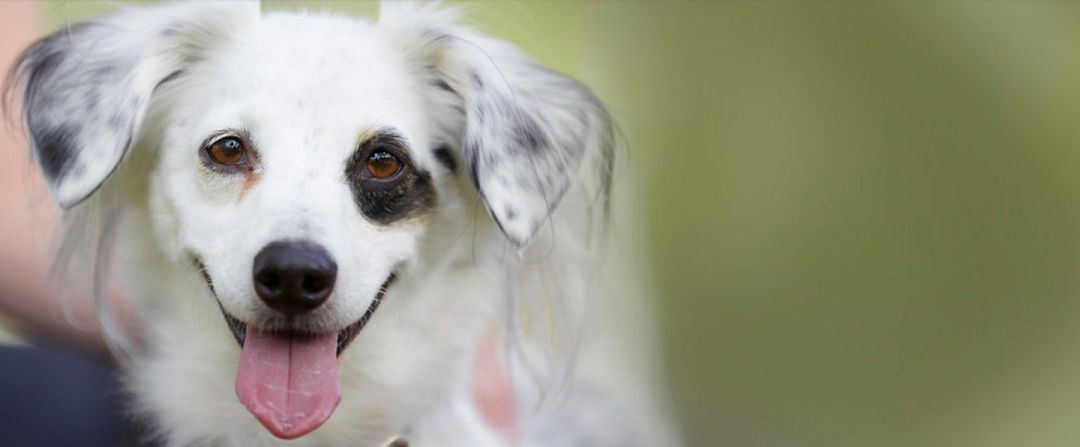
#> input picture full.jpg, 1080 x 447 px
$ jupyter execute 'Template matching updated.ipynb'   (shell and % lines are left out)
#> lines starting #> are read from the running program, lines starting #| are printed output that depends on the picture
[cell 1]
import cv2

[cell 2]
import numpy as np

[cell 3]
import matplotlib.pyplot as plt

[cell 4]
from PIL import *

[cell 5]
imageFilename1 = input("Enter the name of the primary image:")
#> the answer given: full.jpg

[cell 6]
imageFilename2 = input("Enter the name of the secondary image: ")
#> the answer given: half.JPG

[cell 7]
file1=Image.open(imageFilename1)
#> file1 is the input picture: PIL image 1080x447 RGB; mean R, G, B 150.2, 150.1, 129.7

[cell 8]
file2=Image.open(imageFilename2)
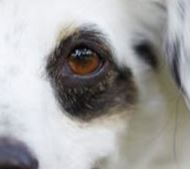
#> input picture half.JPG, 190 x 169 px
#> file2 is the input picture: PIL image 190x169 RGB; mean R, G, B 163.8, 162.7, 162

[cell 9]
pic1=np.array(file1)

[cell 10]
pic2=np.array(file2)

[cell 11]
plt.imshow(pic2)

[cell 12]
one=cv2.cvtColor(pic1,cv2.COLOR_BGR2RGB)

[cell 13]
two=cv2.cvtColor(pic2,cv2.COLOR_BGR2RGB)

[cell 14]
plt.imshow(one)

[cell 15]
plt.imshow(two)

[cell 16]
#Using all the six methods for the comparission of the list
#using eval function
methods=['cv2.TM_CCOEFF','cv2.TM_CCOEFF_NORMED','cv2.TM_CCORR','cv2.TM_CCORR_NORMED','cv2.TM_SQDIFF','cv2.TM_SQDIFF_NORMED']

[cell 17]
for m in methods:
    full_copy=one.copy()
    methods=eval(m)
    #template matching
    res=cv2.matchTemplate(full_copy,two,methods)
    #min and max of the location
    min_val,max_val,min_loc,max_loc=cv2.minMaxLoc(res)
    if methods in [cv2.TM_SQDIFF,cv2.TM_SQDIFF_NORMED]:
        top_left=min_loc
    else:
        top_left=max_loc
    #Shape of the rectangle
    height,width,channels=two.shape
    bottom_right=(top_left[0]+width,top_left[1]+height)
    cv2.rectangle(full_copy,top_left,bottom_right,(255,0,0),10)

    #plot and show the images

    plt.subplot(121)
    plt.imshow(res)
    plt.title("Heatmap of the template matching")

    plt.subplot(121)
    plt.imshow(full_copy)
    plt.title("Detection of the template")

    #title with the method used
    plt.suptitle(m)
    plt.show()

    print('\n')
    print('\n')
#> this loop made 6 passes
#> (min_val, max_val, min_loc, top_left, bottom_right) on passes 1 to 4: (-158707424, 450897888, (273, 256), (299, 104), (489, 273)), (-0.479, 0.998, (436, 126), (299, 104), (489, 273)), (1.53e+09, 3.4e+09, (880, 163), (234, 0), (424, 169)), (0.767, 1, (260, 179), (299, 104), (489, 273))
#> (min_val, max_val, max_loc, top_left, bottom_right) on passes 5 to 6: (1557369, 1.32e+09, (260, 178), (299, 104), (489, 273)), (0.000518, 0.535, (884, 157), (299, 104), (489, 273))
#> pass 1, `res=cv2.matchTemplate(full_copy,two,methods)`:
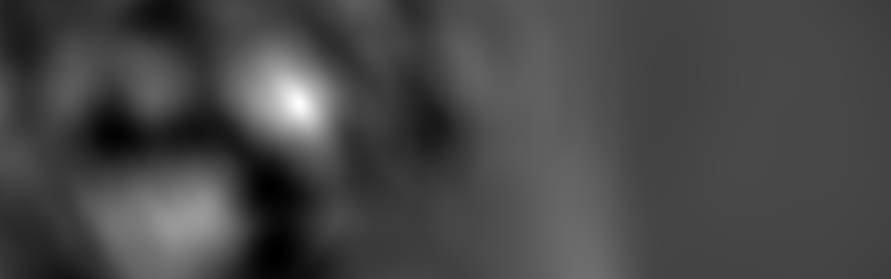
#> res: shape (279, 891) float32; min -158707424, max 450897888, mean 12067789; drawn with min black and max white
#> pass 1, `plt.show()`:
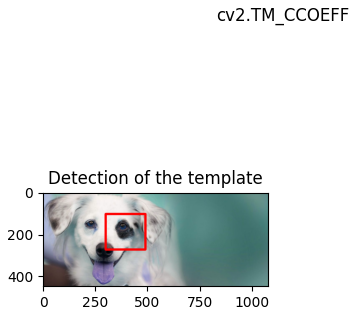
#> figure drawn by matplotlib, 1 panel; B, G, R data is drawn as R, G, B
#> pass 2, `res=cv2.matchTemplate(full_copy,two,methods)`:
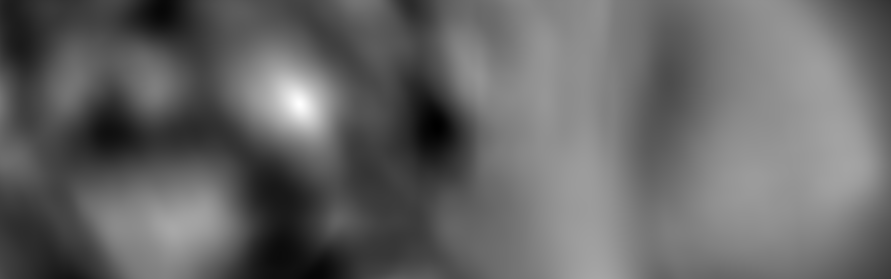
#> res: shape (279, 891) float32; min -0.479, max 0.998, mean 0.115; drawn with min black and max white
#> pass 2, `plt.show()`:
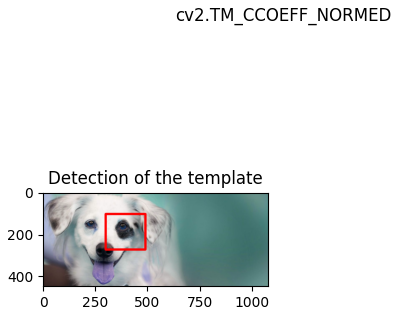
#> figure drawn by matplotlib, 1 panel; B, G, R data is drawn as R, G, B
#> pass 3, `res=cv2.matchTemplate(full_copy,two,methods)`:
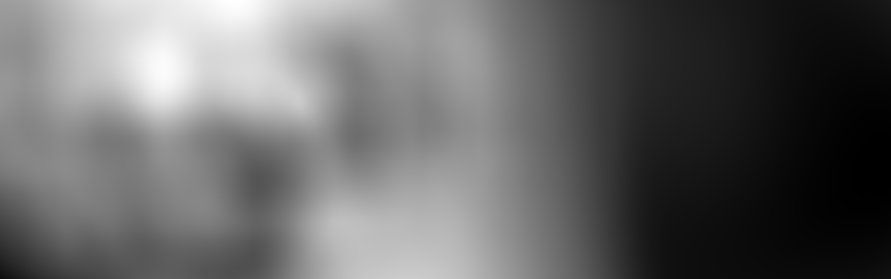
#> res: shape (279, 891) float32; min 1.53e+09, max 3.4e+09, mean 2.29e+09; drawn with min black and max white
#> after the loop:
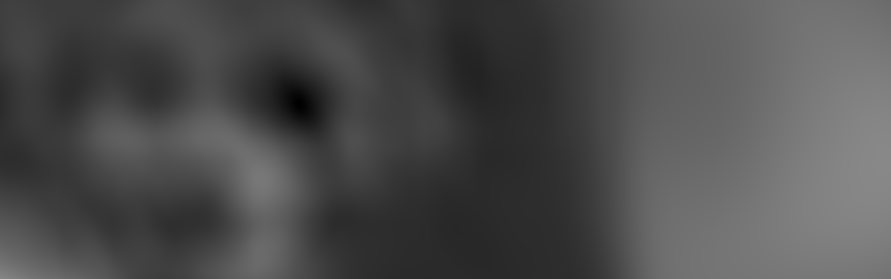
#> res: shape (279, 891) float32; min 0.000518, max 0.535, mean 0.303
